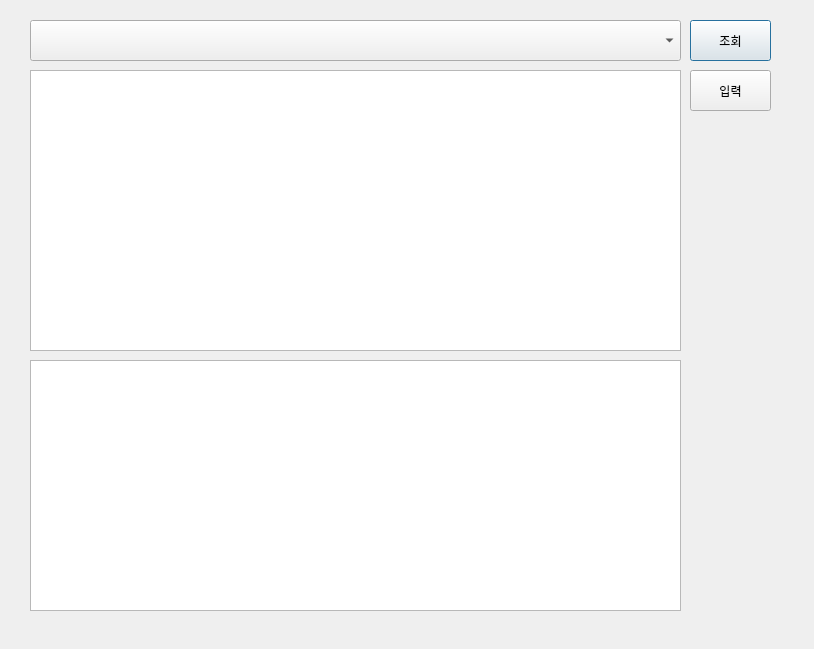
<?xml version="1.0" encoding="UTF-8"?>
<ui version="4.0">
 <class>Dialog</class>
 <widget class="QDialog" name="Dialog">
  <property name="geometry">
   <rect>
    <x>0</x>
    <y>0</y>
    <width>814</width>
    <height>649</height>
   </rect>
  </property>
  <property name="windowTitle">
   <string>Dialog</string>
  </property>
  <widget class="QComboBox" name="comboBox">
   <property name="geometry">
    <rect>
     <x>30</x>
     <y>20</y>
     <width>651</width>
     <height>41</height>
    </rect>
   </property>
  </widget>
  <widget class="QPushButton" name="executeComboBoxQueryButton">
   <property name="geometry">
    <rect>
     <x>690</x>
     <y>20</y>
     <width>81</width>
     <height>41</height>
    </rect>
   </property>
   <property name="text">
    <string>조회</string>
   </property>
  </widget>
  <widget class="QTableWidget" name="tableWidget">
   <property name="geometry">
    <rect>
     <x>30</x>
     <y>360</y>
     <width>651</width>
     <height>251</height>
    </rect>
   </property>
  </widget>
  <widget class="QTextEdit" name="textEdit">
   <property name="geometry">
    <rect>
     <x>30</x>
     <y>70</y>
     <width>651</width>
     <height>281</height>
    </rect>
   </property>
  </widget>
  <widget class="QPushButton" name="executeUserQueryButton">
   <property name="geometry">
    <rect>
     <x>690</x>
     <y>70</y>
     <width>81</width>
     <height>41</height>
    </rect>
   </property>
   <property name="text">
    <string>입력</string>
   </property>
  </widget>
 </widget>
 <resources/>
 <connections/>
</ui>
